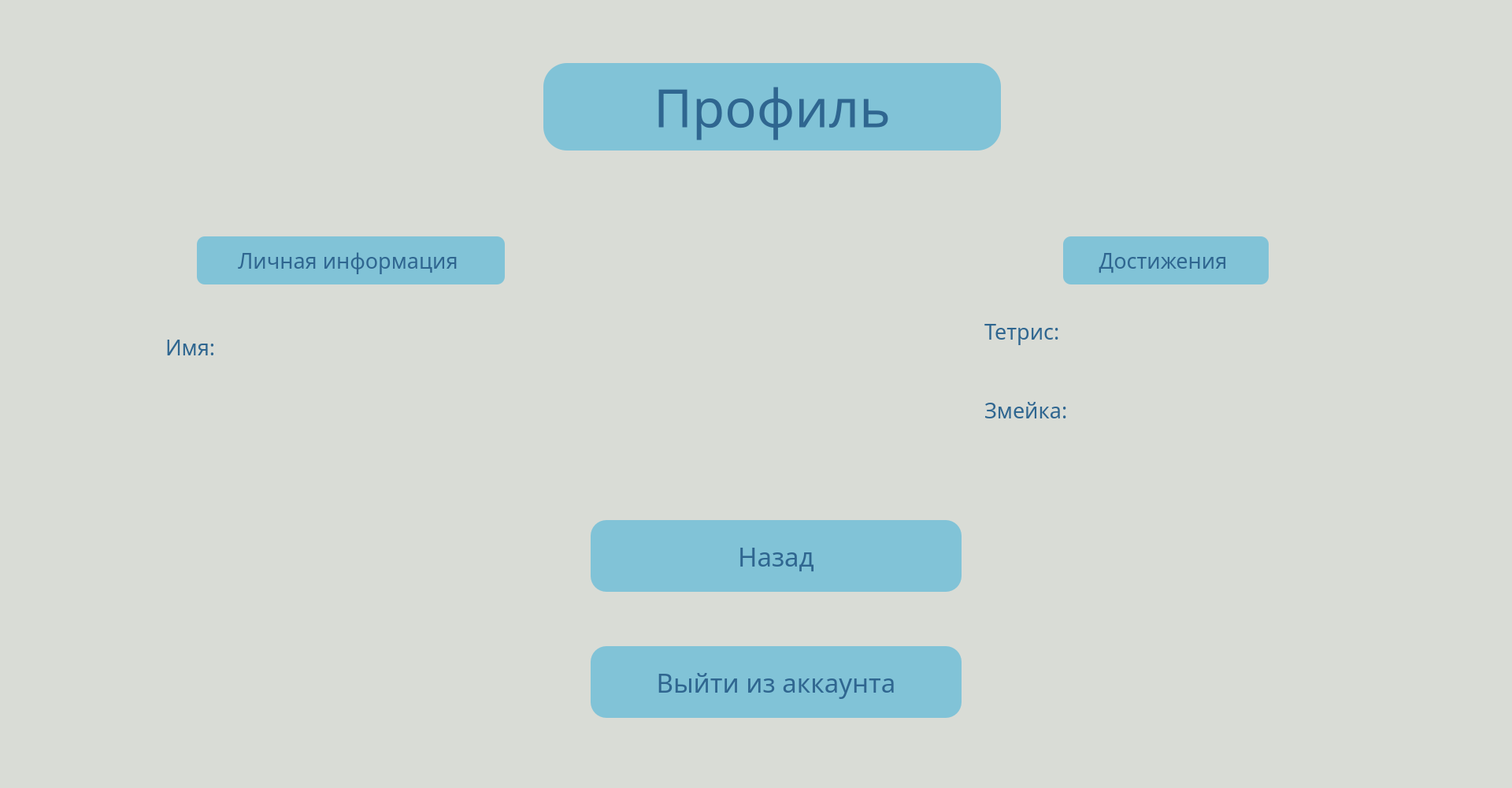
<?xml version="1.0" encoding="UTF-8"?>
<ui version="4.0">
 <class>Form</class>
 <widget class="QWidget" name="Form">
  <property name="geometry">
   <rect>
    <x>0</x>
    <y>0</y>
    <width>1920</width>
    <height>1000</height>
   </rect>
  </property>
  <property name="focusPolicy">
   <enum>Qt::WheelFocus</enum>
  </property>
  <property name="windowTitle">
   <string>Form</string>
  </property>
  <property name="styleSheet">
   <string notr="true">background-color:rgb(217, 220, 214)</string>
  </property>
  <widget class="QLabel" name="label">
   <property name="geometry">
    <rect>
     <x>690</x>
     <y>80</y>
     <width>581</width>
     <height>111</height>
    </rect>
   </property>
   <property name="font">
    <font>
     <family>Century Gothic</family>
     <pointsize>50</pointsize>
     <weight>50</weight>
     <bold>false</bold>
     <kerning>false</kerning>
    </font>
   </property>
   <property name="styleSheet">
    <string notr="true">background-color:rgb(129, 195, 215);
color: rgb(47, 102, 144);
border-radius:30px
</string>
   </property>
   <property name="frameShape">
    <enum>QFrame::NoFrame</enum>
   </property>
   <property name="frameShadow">
    <enum>QFrame::Plain</enum>
   </property>
   <property name="lineWidth">
    <number>7</number>
   </property>
   <property name="midLineWidth">
    <number>6</number>
   </property>
   <property name="text">
    <string>Профиль</string>
   </property>
   <property name="textFormat">
    <enum>Qt::AutoText</enum>
   </property>
   <property name="alignment">
    <set>Qt::AlignCenter</set>
   </property>
  </widget>
  <widget class="QLabel" name="label_3">
   <property name="geometry">
    <rect>
     <x>210</x>
     <y>420</y>
     <width>81</width>
     <height>41</height>
    </rect>
   </property>
   <property name="font">
    <font>
     <family>Century Gothic</family>
     <pointsize>20</pointsize>
     <weight>50</weight>
     <italic>false</italic>
     <bold>false</bold>
    </font>
   </property>
   <property name="styleSheet">
    <string notr="true">background-color:rgb(217, 220, 214);
color: rgb(47, 102, 144);
border-radius: 50px</string>
   </property>
   <property name="text">
    <string>Имя:</string>
   </property>
  </widget>
  <widget class="QLabel" name="label_5">
   <property name="geometry">
    <rect>
     <x>250</x>
     <y>300</y>
     <width>391</width>
     <height>61</height>
    </rect>
   </property>
   <property name="font">
    <font>
     <family>Century Gothic</family>
     <pointsize>20</pointsize>
     <weight>50</weight>
     <italic>false</italic>
     <bold>false</bold>
     <underline>false</underline>
     <strikeout>false</strikeout>
     <kerning>true</kerning>
    </font>
   </property>
   <property name="cursor">
    <cursorShape>ArrowCursor</cursorShape>
   </property>
   <property name="layoutDirection">
    <enum>Qt::LeftToRight</enum>
   </property>
   <property name="styleSheet">
    <string notr="true">background-color:rgb(129, 195, 215);
color: rgb(47, 102, 144);
border-radius:10px
</string>
   </property>
   <property name="text">
    <string>Личная информация </string>
   </property>
   <property name="alignment">
    <set>Qt::AlignCenter</set>
   </property>
  </widget>
  <widget class="QLabel" name="label_7">
   <property name="geometry">
    <rect>
     <x>1350</x>
     <y>300</y>
     <width>261</width>
     <height>61</height>
    </rect>
   </property>
   <property name="font">
    <font>
     <family>Century Gothic</family>
     <pointsize>20</pointsize>
     <weight>50</weight>
     <italic>false</italic>
     <bold>false</bold>
     <underline>false</underline>
     <strikeout>false</strikeout>
     <kerning>true</kerning>
    </font>
   </property>
   <property name="cursor">
    <cursorShape>ArrowCursor</cursorShape>
   </property>
   <property name="layoutDirection">
    <enum>Qt::LeftToRight</enum>
   </property>
   <property name="styleSheet">
    <string notr="true">background-color:rgb(129, 195, 215);
color: rgb(47, 102, 144);
border-radius:10px
</string>
   </property>
   <property name="text">
    <string>Достижения </string>
   </property>
   <property name="alignment">
    <set>Qt::AlignCenter</set>
   </property>
  </widget>
  <widget class="QPushButton" name="pushButton_3">
   <property name="geometry">
    <rect>
     <x>750</x>
     <y>660</y>
     <width>471</width>
     <height>91</height>
    </rect>
   </property>
   <property name="font">
    <font>
     <family>Century Gothic</family>
     <pointsize>25</pointsize>
    </font>
   </property>
   <property name="styleSheet">
    <string notr="true">background-color:rgb(129, 195, 215);
color: rgb(47, 102, 144);
border-radius:20px</string>
   </property>
   <property name="text">
    <string>Назад</string>
   </property>
  </widget>
  <widget class="QListWidget" name="listWidget">
   <property name="geometry">
    <rect>
     <x>310</x>
     <y>410</y>
     <width>256</width>
     <height>51</height>
    </rect>
   </property>
   <property name="font">
    <font>
     <family>Century Gothic</family>
     <pointsize>25</pointsize>
    </font>
   </property>
   <property name="styleSheet">
    <string notr="true">background-color:rgb(217, 220, 214);
color: rgb(47, 102, 144);
border-radius: 50px</string>
   </property>
  </widget>
  <widget class="QPushButton" name="pushButton_4">
   <property name="geometry">
    <rect>
     <x>750</x>
     <y>820</y>
     <width>471</width>
     <height>91</height>
    </rect>
   </property>
   <property name="font">
    <font>
     <family>Century Gothic</family>
     <pointsize>25</pointsize>
    </font>
   </property>
   <property name="styleSheet">
    <string notr="true">background-color:rgb(129, 195, 215);
color: rgb(47, 102, 144);
border-radius:20px</string>
   </property>
   <property name="text">
    <string>Выйти из аккаунта</string>
   </property>
  </widget>
  <widget class="QLabel" name="label_4">
   <property name="geometry">
    <rect>
     <x>1250</x>
     <y>400</y>
     <width>121</width>
     <height>41</height>
    </rect>
   </property>
   <property name="font">
    <font>
     <family>Century Gothic</family>
     <pointsize>20</pointsize>
     <weight>50</weight>
     <italic>false</italic>
     <bold>false</bold>
    </font>
   </property>
   <property name="styleSheet">
    <string notr="true">background-color:rgb(217, 220, 214);
color: rgb(47, 102, 144);
border-radius: 50px</string>
   </property>
   <property name="text">
    <string>Тетрис:</string>
   </property>
  </widget>
  <widget class="QLabel" name="label_6">
   <property name="geometry">
    <rect>
     <x>1250</x>
     <y>500</y>
     <width>151</width>
     <height>41</height>
    </rect>
   </property>
   <property name="font">
    <font>
     <family>Century Gothic</family>
     <pointsize>20</pointsize>
     <weight>50</weight>
     <italic>false</italic>
     <bold>false</bold>
    </font>
   </property>
   <property name="styleSheet">
    <string notr="true">background-color:rgb(217, 220, 214);
color: rgb(47, 102, 144);
border-radius: 50px</string>
   </property>
   <property name="text">
    <string>Змейка:</string>
   </property>
  </widget>
  <widget class="QListWidget" name="listWidget_2">
   <property name="geometry">
    <rect>
     <x>1390</x>
     <y>400</y>
     <width>171</width>
     <height>41</height>
    </rect>
   </property>
   <property name="font">
    <font>
     <family>Century Gothic</family>
     <pointsize>20</pointsize>
    </font>
   </property>
   <property name="styleSheet">
    <string notr="true">background-color:rgb(217, 220, 214);
color: rgb(47, 102, 144);
border-radius: 50px</string>
   </property>
  </widget>
  <widget class="QListWidget" name="listWidget_3">
   <property name="geometry">
    <rect>
     <x>1410</x>
     <y>500</y>
     <width>141</width>
     <height>41</height>
    </rect>
   </property>
   <property name="font">
    <font>
     <family>Century Gothic</family>
     <pointsize>20</pointsize>
    </font>
   </property>
   <property name="styleSheet">
    <string notr="true">background-color:rgb(217, 220, 214);
color: rgb(47, 102, 144);
border-radius: 50px</string>
   </property>
  </widget>
 </widget>
 <resources/>
 <connections/>
</ui>
